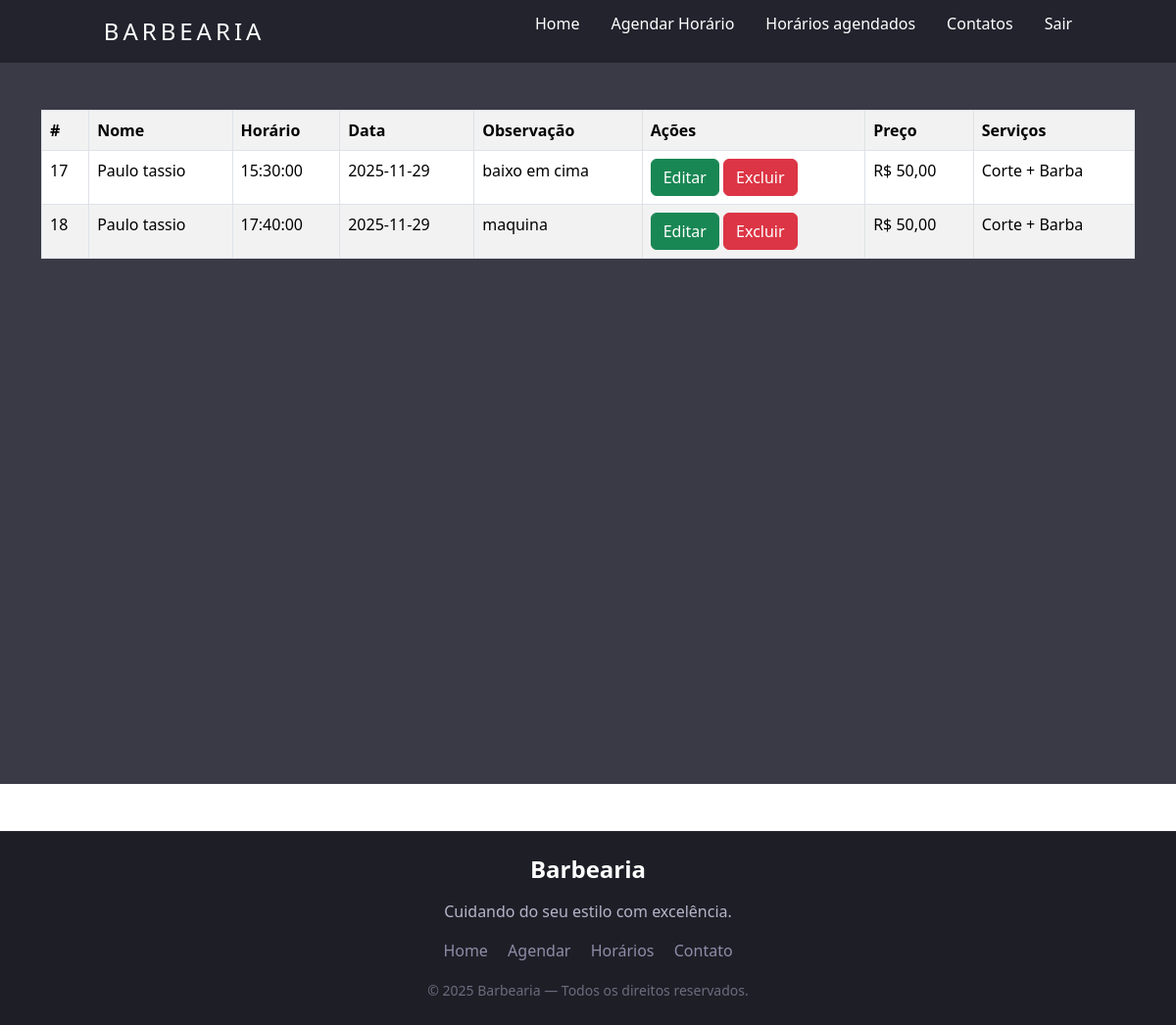
/index.php?page=listar (signed in), run on the app's committed database.
### tables this page shows
CREATE TABLE `usuarios` (
  `id` int(10) UNSIGNED NOT NULL,
  `nome` varchar(45) NOT NULL,
  `horario` time NOT NULL,
  `data` date NOT NULL,
  `serviço` varchar(255) NOT NULL,
  `observacao` varchar(255) NOT NULL,
  `service_id` int(11) DEFAULT NULL
);

CREATE TABLE `services` (
  `id` int(11) NOT NULL,
  `name` varchar(100) NOT NULL,
  `duration_minutes` int(11) DEFAULT 30,
  `price` decimal(8,2) DEFAULT 0.00
);

### horarios_agendados.php (the view, shortened to what this page needs)
<?php
include_once("conexao.php");
$sql = "SELECT u.*, s.name AS servico_name, s.price AS servico_preco
        FROM usuarios u
        LEFT JOIN services s ON u.service_id = s.id
        ORDER BY u.data, u.horario";
$res = $conn->query($sql);
$qtd = $res->num_rows;
if($qtd > 0){
    print "<table class='table table-hover table-striped table-bordered'>";
    print "<tr>";
    print "<th>#</th>";
    print "<th>Nome</th>";
    print "<th>Horário</th>";
    print "<th>Data</th>";
    print "<th>Observação</th>";
    print "<th>Ações</th>";
    print "<th>Preço</th>";
    print "<th>Serviços</th>";
    print "</tr>";
    while($row = $res->fetch_object()){
        print "<tr>";
        print "<td>".$row->id."</td>";
        print "<td>".$row->nome."</td>";
        print "<td>".$row->horario."</td>";
        print "<td>".$row->data."</td>";
        print "<td>".$row->observacao."</td>";
        print "<td>
                <button onclick=\"location.href='?page=editar&id=".$row->id."';\" class='btn btn-success'>Editar</button>
                <button onclick=\"if(confirm('Tem certeza que deseja excluir?')){location.href='?page=salvar&acao=excluir&id=".$row->id."';}else{return false;}\" class='btn btn-danger'>Excluir</button>
               </td>";
        print "<td>R$ ".number_format($row->servico_preco, 2, ',', '.')."</td>";
        print "<td>".$row->servico_name."</td>";
        print "</tr>";
    }
    print "</table>";
}else{
    print "<p class='alert alert-danger'>Não encontrou resultados</p>";
}
?>

### index.php (shortened to what this page needs)
<!DOCTYPE html>
<html lang="pt-BR">
  <head>
    <link rel="stylesheet" href="assets/css/style.css">
    <link href="assets/css/bootstrap.min.css" rel="stylesheet" >
  </head>
  <body>
    <header>
        <nav>
            <a class="logo text-white text-decoration-none" href="index.php">Barbearia</a>
            <ul class="nav-list text-white">
                <li><a href="index.php" class="text-white text-decoration-none">Home</a></li>
                <li><a href="?page=novo" class="text-white text-decoration-none">Agendar Horário</a></li>
                <li><a href="index.php?page=listar" class="text-white text-decoration-none">Horários agendados</a></li>
                <li><a href="" class="text-white text-decoration-none">Contatos</a></li>
                <li><a href="logout.php" class="text-white text-decoration-none">Sair</a></li>
            </ul>
        </nav>
    </header>
    <main>
        <div class="container">
            <div class="row">
                <div class="col text-white mt-5">
                    <?
            include("conexao.php");
            switch(@$_REQUEST["page"]){
                    case "listar":
                        include("horarios_agendados.php");
                        break;
            }
                    ?>
                </div>
            </div>
        </div>
     </main>
     <footer class="mt-5 py-4" style="background:#1e1e27; border-top:1px solid #2d2d36;">
    <div class="container text-center text-white">
        <h4 class="fw-bold mb-3">Barbearia</h4>
        <p style="color:#b5b5c9;">Cuidando do seu estilo com excelência.</p>
        <div class="mt-3">
            <a href="index.php" class="text-decoration-none mx-2" style="color:#8d8da7;">Home</a>
            <a href="?page=novo" class="text-decoration-none mx-2" style="color:#8d8da7;">Agendar</a>
            <a href="?page=listar" class="text-decoration-none mx-2" style="color:#8d8da7;">Horários</a>
            <a href="#" class="text-decoration-none mx-2" style="color:#8d8da7;">Contato</a>
        </div>
        <div class="mt-3" style="color:#6c6c7d;">
            <small>© <?php echo date("Y"); ?> Barbearia — Todos os direitos reservados.</small>
        </div>
    </div>
</footer>
        </body>
        </html>

### assets/css/style.css (style rules this page uses)
* { margin: 0; padding: 0; font-family: system-ui, -apple-system, BlinkMacSystemFont, 'Segoe UI', Roboto, Oxygen, Ubuntu, Cantarell, 'Open Sans', 'Helvetica Neue', sans-serif; }
a { color: #fff; text-decoration: none; transition: 0.3s; }
.logo { font-size: 24px; text-transform: uppercase; letter-spacing: 4px; }
nav { display: flex; justify-content: space-around; align-items: center; font-family: system-ui, -apple-system, BlinkMacSystemFont, 'Segoe UI', Roboto, Oxygen, Ubuntu, Cantarell, 'Open Sans', 'Helvetica Neue', sans-serif; background: #23232e; height: 8vh; }
main { background: #3a3a47 no-repeat center center; background-size: cover; height: 92vh; }
.nav-list { list-style: none; display: flex; }
.nav-list li { margin-left: 32px; }

### data on the page
usuarios: id "17", nome "Paulo tassio", horario "15:30:00", data "2025-11-29", observacao "baixo em cima", service.price "50,00", service.name "Corte + Barba"
usuarios: id "18", nome "Paulo tassio", horario "17:40:00", data "2025-11-29", observacao "maquina", service.price "50,00", service.name "Corte + Barba"
